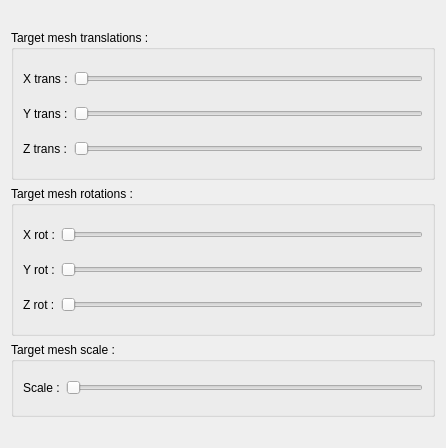
<?xml version="1.0" encoding="UTF-8"?>
<ui version="4.0">
 <class>SWUI_WTargetTransfo</class>
 <widget class="QWidget" name="SWUI_WTargetTransfo">
  <property name="geometry">
   <rect>
    <x>0</x>
    <y>0</y>
    <width>446</width>
    <height>448</height>
   </rect>
  </property>
  <property name="windowTitle">
   <string>Form</string>
  </property>
  <layout class="QVBoxLayout" name="verticalLayout">
   <item>
    <layout class="QGridLayout" name="gridLayout">
     <item row="0" column="0">
      <widget class="QGroupBox" name="gbTargetMeshTr">
       <property name="minimumSize">
        <size>
         <width>300</width>
         <height>0</height>
        </size>
       </property>
       <property name="maximumSize">
        <size>
         <width>600</width>
         <height>150</height>
        </size>
       </property>
       <property name="title">
        <string>Target mesh translations :</string>
       </property>
       <layout class="QGridLayout" name="gridLayout_3">
        <item row="0" column="0">
         <layout class="QGridLayout" name="glTargetMeshTr" rowstretch="0,0,0,0">
          <property name="verticalSpacing">
           <number>20</number>
          </property>
          <item row="0" column="0">
           <widget class="QLabel" name="laXTr">
            <property name="text">
             <string>X trans :</string>
            </property>
           </widget>
          </item>
          <item row="1" column="0">
           <widget class="QLabel" name="laYTr">
            <property name="text">
             <string>Y trans :</string>
            </property>
           </widget>
          </item>
          <item row="0" column="1">
           <widget class="QSlider" name="hsXTr">
            <property name="orientation">
             <enum>Qt::Horizontal</enum>
            </property>
           </widget>
          </item>
          <item row="1" column="1">
           <widget class="QSlider" name="hsYTr">
            <property name="orientation">
             <enum>Qt::Horizontal</enum>
            </property>
           </widget>
          </item>
          <item row="2" column="0">
           <widget class="QLabel" name="laZTr">
            <property name="text">
             <string>Z trans :</string>
            </property>
           </widget>
          </item>
          <item row="2" column="1">
           <widget class="QSlider" name="hsZTr">
            <property name="orientation">
             <enum>Qt::Horizontal</enum>
            </property>
           </widget>
          </item>
         </layout>
        </item>
       </layout>
      </widget>
     </item>
     <item row="1" column="0">
      <widget class="QGroupBox" name="gbTargetMeshRot">
       <property name="minimumSize">
        <size>
         <width>300</width>
         <height>0</height>
        </size>
       </property>
       <property name="maximumSize">
        <size>
         <width>600</width>
         <height>150</height>
        </size>
       </property>
       <property name="title">
        <string>Target mesh rotations :</string>
       </property>
       <layout class="QGridLayout" name="gridLayout_7">
        <item row="0" column="0">
         <layout class="QGridLayout" name="glTargetMeshRot">
          <property name="verticalSpacing">
           <number>20</number>
          </property>
          <item row="0" column="0">
           <widget class="QLabel" name="laXRot">
            <property name="text">
             <string>X rot :</string>
            </property>
           </widget>
          </item>
          <item row="1" column="0">
           <widget class="QLabel" name="laYRot">
            <property name="text">
             <string>Y rot :</string>
            </property>
           </widget>
          </item>
          <item row="2" column="0">
           <widget class="QLabel" name="laZRot">
            <property name="text">
             <string>Z rot :</string>
            </property>
           </widget>
          </item>
          <item row="0" column="1">
           <widget class="QSlider" name="hsXRot">
            <property name="orientation">
             <enum>Qt::Horizontal</enum>
            </property>
           </widget>
          </item>
          <item row="1" column="1">
           <widget class="QSlider" name="hsYRot">
            <property name="orientation">
             <enum>Qt::Horizontal</enum>
            </property>
           </widget>
          </item>
          <item row="2" column="1">
           <widget class="QSlider" name="hsZRot">
            <property name="orientation">
             <enum>Qt::Horizontal</enum>
            </property>
           </widget>
          </item>
         </layout>
        </item>
       </layout>
      </widget>
     </item>
     <item row="2" column="0">
      <widget class="QGroupBox" name="gbTargetMeshScale">
       <property name="minimumSize">
        <size>
         <width>300</width>
         <height>0</height>
        </size>
       </property>
       <property name="maximumSize">
        <size>
         <width>600</width>
         <height>75</height>
        </size>
       </property>
       <property name="title">
        <string>Target mesh scale :</string>
       </property>
       <layout class="QGridLayout" name="gridLayout_6">
        <item row="0" column="0">
         <layout class="QGridLayout" name="glTargetMeshScale">
          <property name="verticalSpacing">
           <number>20</number>
          </property>
          <item row="0" column="0">
           <widget class="QLabel" name="laScale">
            <property name="text">
             <string>Scale :</string>
            </property>
           </widget>
          </item>
          <item row="0" column="1">
           <widget class="QSlider" name="hsScale">
            <property name="orientation">
             <enum>Qt::Horizontal</enum>
            </property>
           </widget>
          </item>
         </layout>
        </item>
       </layout>
      </widget>
     </item>
    </layout>
   </item>
  </layout>
 </widget>
 <resources/>
 <connections/>
</ui>
